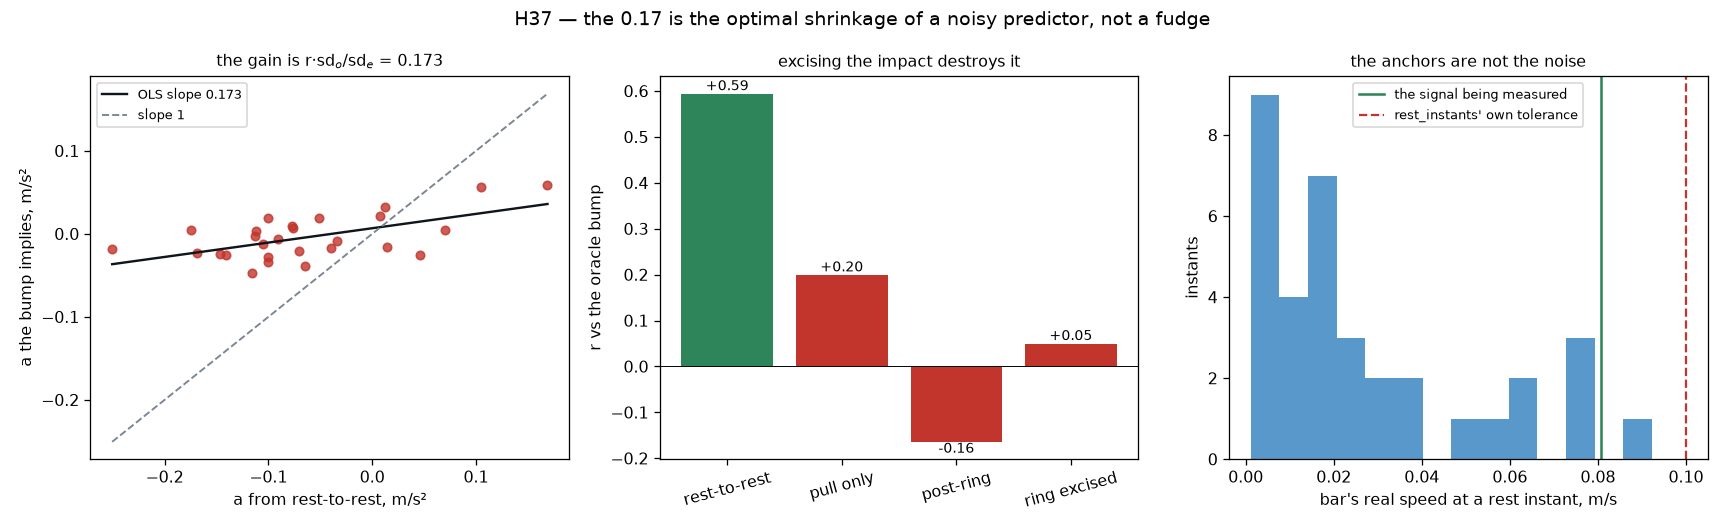

Recreate this plot in Python.
"""H37 — the 0.17 explained: it is arithmetic, and it is the right number.

H36 found that the rest-to-rest velocity change predicts the mid-rep bump
(Pearson +0.594, p = 0.001) but is 3.9x too large, and needed a gain of 0.173 to
be usable. The owner asked what that gain is. It is not a fudge and it is not a
physical scaling — it is the ordinary least-squares attenuation factor, and the
identity reproduces it to three decimals.

1. THE GAIN IS ARITHMETIC
    sd(a_oracle)                 0.0261 m/s^2
    sd(a_est)                    0.0895
    Pearson r                    +0.594
    predicted slope r*sd_o/sd_e  +0.173
    MEASURED OLS slope           +0.173

If `a_est` carries noise, the regression of the truth on it is attenuated by
exactly this factor. So the gain is not describing a physical process that
shrinks the signal by 6x; it is the statistically correct shrinkage of a noisy
predictor, and `r^2 = 0.35` says 65% of `a_est`'s variance does not map to the
bump. The question "why 0.17" becomes "what is that 65%".

2. IT IS NOT THE REST ANCHORS
`segment.rest_instants` is validated at |v| < 0.10 m/s, which sounded like it
might swamp a signal of a*span ~ 0.08 m/s. Measured against the video at the 35
rest instants the corpus holds, the bar's real speed there is a median of
**0.0168 m/s horizontally** — 0.2x the signal, and 0.3x for a difference of two.
The anchors are better than their own tolerance and are not the problem.

3. IT CANNOT BE FIXED BY EXCISING THE IMPACT, AND THAT IS THE INTERESTING PART
The obvious suspect was the landing: its impulse is not a constant acceleration,
so it should inflate `dv_h` without contributing to the bump. Split the interval
at the impact and the suspicion inverts:

    estimator                 sd      r vs oracle    p
    rest-to-rest (H36)      0.0895      +0.594     0.0011
    pull only, pre-impact   0.0881      +0.200     0.32
    post-ring only          0.4304      -0.164     0.41
    ring EXCISED            0.1010      +0.050     0.80

**Excising the ring destroys the signal entirely.** The reason is that only the
full interval brackets two instants where the TRUE velocity is zero. A
sub-interval ending at the impact does not: the bar is genuinely moving there, so
its `dv` mixes real motion with error and measures neither. The zero-velocity
bracketing is the whole validity of the measurement, and the impact sits inside
it and cannot be taken out.

4. THE LANDING AND THE TILT ARE NOT INDEPENDENT
    ring dv/T vs a_est                  r +0.684 (p = 0.0001)   47% of variance
    ring dv/T vs a_oracle (the bump)    r +0.421 (p = 0.029)
    ring dv/T vs the UNEXPLAINED part   r -0.018 (p = 0.93)

The ring explains more of `a_est` than the bump does — but it is itself
correlated with the bump, and it explains none of the residual. A larger tilt
error inflates both the bump and the apparent impulse, because the impulse is
measured in the same tilted frame. So "constant acceleration plus impulse" is
not a decomposition this data supports; the two covary and no split separates
them.

WHAT THIS MEANS FOR THE CORRECTION
-----------------------------------
The gain is doing what a gain should: shrinking a noisy but genuine predictor by
the optimal amount. Its stability across held-out captures (0.157-0.218 on eight
of nine) says it is a population parameter and not a fit to this corpus. **So it
should be treated as a calibrated constant with a known meaning, not as a fudge
factor to be explained away.**

To do better, reduce `sd(a_est)` — the leverage is entirely there, since the
gain rises toward 1 as the noise falls. Averaging over a set was tried and LOSES
(3.10 -> 3.11 against per-rep's 2.66), because the oracle `a` genuinely varies
rep to rep and averaging discards that. What would help is a less noisy velocity
error at the anchors, which is a sensing question, not an algorithmic one.

    python3 analysis/87_the_gain.py
"""
from __future__ import annotations

import sys
import warnings
from pathlib import Path

import numpy as np
from scipy import stats

ROOT = Path(__file__).resolve().parents[1]
sys.path.insert(0, str(ROOT))

from src import metrics, oracle, pipeline, segment, tracked   # noqa: E402

RAW = ROOT / "data_v2" / "raw"
TRACKED = ROOT / "data_v2" / "tracked"
OUT = ROOT / "analysis" / "87_the_gain.png"
STRAPPED = "deadlift_160x6_1_20260818"
N = 128
S = np.linspace(0.0, 1.0, N)
BUMP = S ** 2 - S
BB = float(BUMP @ BUMP)


def _resamp(a, n=N):
    s = np.linspace(0, 1, len(a))
    q = np.linspace(0, 1, n)
    return np.column_stack([np.interp(q, s, a[:, 0]), np.interp(q, s, a[:, 1])])


def collect():
    warnings.simplefilter("ignore")
    rows, anchor_v = [], []
    for csv in sorted(RAW.glob("deadlift*.csv")):
        if STRAPPED in csv.stem:
            continue
        tp = TRACKED / f"{csv.stem.rsplit('_', 1)[0]}.csv"
        if not tp.is_file():
            continue
        try:
            res = pipeline.run(csv)
            path = tracked.read(None, src=tp)
            m = metrics.vs_truth(res, path)
            rest = segment.rest_instants(res["log"], res["impacts"])
        except Exception:
            continue
        if len(rest) < 2:
            continue
        t, vel = res["log"]["t"], res["velocity"]
        axis = np.real(np.asarray(m["axis"], float))[:2]
        axis = axis / np.linalg.norm(axis)
        sign = -1.0 if m["axis_flipped"] else 1.0
        imp = sorted(res["impacts"])

        # how still the anchors really are, from the video
        off, slope = m.get("sync_offset"), m.get("sync_slope") or 1.0
        if off is not None:
            vt = (np.asarray(path["t"]) - off) / slope
            vx = np.asarray(path["x"])
            ok = np.isfinite(vt) & np.isfinite(vx)
            if ok.sum() > 10:
                d = np.gradient(vx[ok], vt[ok])
                for i in rest:
                    if vt[ok][0] <= t[i] <= vt[ok][-1]:
                        anchor_v.append(abs(float(np.interp(t[i], vt[ok], d))))

        for j in range(len(rest) - 1):
            i0, i1 = rest[j], rest[j + 1]
            best = None
            for k, (a_, z) in enumerate(res["bounds"]):
                ov = min(i1, z - 1) - max(i0, a_)
                if ov > 0 and (best is None or ov > best[0]):
                    best = (ov, k)
            if best is None:
                continue
            pr = m["per_rep"][best[1]]
            if not pr.get("covered"):
                continue
            inside = [k for k in imp if i0 < k < i1]
            if not inside:
                continue
            k_imp = inside[-1]
            dur, _ = oracle.ring_duration(res["log"], k_imp)
            k_end = min(i1, k_imp + int(dur * res["log"]["fs"]))

            def dv(a_, b_):
                return sign * float((vel[b_, :2] - vel[a_, :2]) @ axis)

            a_, z = res["bounds"][best[1]]
            T = float(t[z - 1] - t[a_])
            v = _resamp(np.asarray(pr["curve_video"], float))
            p = _resamp(np.asarray(pr["curve_pipeline"], float))
            e = ((p - p[0] + v[0]) - v)[:, 0]
            c2 = float((e @ BUMP) / BB)
            span_ex = (t[k_imp] - t[i0]) + (t[i1] - t[k_end])
            rows.append(dict(
                cap=csv.stem, T=T, a_o=2 * c2 / T ** 2,
                full=dv(i0, i1) / (t[i1] - t[i0]),
                pre=dv(i0, k_imp) / max(t[k_imp] - t[i0], 1e-6),
                post=dv(k_end, i1) / max(t[i1] - t[k_end], 1e-6),
                exring=(dv(i0, k_imp) + dv(k_end, i1)) / max(span_ex, 1e-6),
                ring=dv(k_imp, k_end)))
    return rows, np.array(anchor_v)


def main():
    rows, anchor_v = collect()
    ao = np.array([r["a_o"] for r in rows])
    ae = np.array([r["full"] for r in rows])
    r_, _ = stats.pearsonr(ao, ae)
    beta = np.polyfit(ae, ao, 1)[0]

    print(f"{len(rows)} intervals\n\n1. THE GAIN IS ARITHMETIC")
    print(f"   sd(a_oracle) {ao.std():.4f}   sd(a_est) {ae.std():.4f}")
    print(f"   Pearson r {r_:+.3f}")
    print(f"   predicted r*sd_o/sd_e = {r_ * ao.std() / ae.std():+.3f}")
    print(f"   measured OLS slope    = {beta:+.3f}")
    print(f"   r^2 = {r_**2:.2f}, so {100*(1-r_**2):.0f}% of a_est is not the bump")

    print(f"\n2. NOT THE ANCHORS — {len(anchor_v)} rest instants, video's own speed")
    print(f"   |v_h| median {np.median(anchor_v):.4f} m/s = "
          f"{np.median(anchor_v)/(ao.std()*3.1):.1f}x the signal")

    print("\n3. AND NOT REMOVABLE — split the interval at the impact")
    print(f"   {'estimator':24s} {'sd':>8s} {'r':>8s} {'p':>8s}")
    for k, lab in (("full", "rest-to-rest (H36)"), ("pre", "pull only"),
                   ("post", "post-ring only"), ("exring", "ring EXCISED")):
        x = np.array([r[k] for r in rows])
        rr, pp = stats.pearsonr(ao, x)
        print(f"   {lab:24s} {x.std():8.4f} {rr:+8.3f} {pp:8.4f}")
    print("   only the full interval brackets two TRUE zeros; a sub-interval")
    print("   ending at the impact mixes real motion with error")

    print("\n4. THE LANDING AND THE TILT COVARY")
    ring = np.array([r["ring"] for r in rows]) / np.array([r["T"] for r in rows])
    fit = np.polyfit(ae, ao, 1)
    unex = ae - (ao - fit[1]) / fit[0]
    for lab, y in (("a_est", ae), ("a_oracle (the bump)", ao),
                   ("the unexplained part", unex)):
        rr, pp = stats.pearsonr(ring, y)
        print(f"   ring dv/T vs {lab:22s} r {rr:+.3f} (p={pp:.4f})")

    figure(rows, ao, ae, ring, anchor_v, beta, r_)


def figure(rows, ao, ae, ring, anchor_v, beta, r_):
    import matplotlib
    matplotlib.use("Agg")
    import matplotlib.pyplot as plt

    fig, axs = plt.subplots(1, 3, figsize=(15, 4.6))

    ax = axs[0]
    ax.scatter(ae, ao, s=28, color="#c1352c", alpha=.8)
    xs = np.linspace(ae.min(), ae.max(), 20)
    ax.plot(xs, beta * xs + np.polyfit(ae, ao, 1)[1], color="#10151c", lw=1.5,
            label=f"OLS slope {beta:.3f}")
    ax.plot(xs, xs, ls="--", color="#7b8694", lw=1.2, label="slope 1")
    ax.set_xlabel("a from rest-to-rest, m/s²")
    ax.set_ylabel("a the bump implies, m/s²")
    ax.set_title(f"the gain is r·sd$_o$/sd$_e$ = {r_ * ao.std() / ae.std():.3f}",
                 fontsize=10)
    ax.legend(fontsize=8)

    ax = axs[1]
    names, vals = [], []
    for k, lab in (("full", "rest-to-rest"), ("pre", "pull only"),
                   ("post", "post-ring"), ("exring", "ring excised")):
        x = np.array([r[k] for r in rows])
        names.append(lab)
        vals.append(stats.pearsonr(ao, x)[0])
    cols = ["#2f855a" if v > 0.4 else "#c1352c" for v in vals]
    ax.bar(names, vals, color=cols)
    ax.axhline(0, color="k", lw=.6)
    for i, v in enumerate(vals):
        ax.text(i, v, f"{v:+.2f}", ha="center",
                va="bottom" if v > 0 else "top", fontsize=9)
    ax.set_ylabel("r vs the oracle bump")
    ax.set_title("excising the impact destroys it", fontsize=10)
    ax.tick_params(axis="x", labelrotation=15)

    ax = axs[2]
    ax.hist(anchor_v, bins=14, color="#2f7fbf", alpha=.8)
    sig = ao.std() * 3.1
    ax.axvline(sig, color="#2f855a", lw=1.6, label="the signal being measured")
    ax.axvline(0.10, color="#c1352c", lw=1.4, ls="--",
               label="rest_instants' own tolerance")
    ax.set_xlabel("bar's real speed at a rest instant, m/s")
    ax.set_ylabel("instants")
    ax.set_title("the anchors are not the noise", fontsize=10)
    ax.legend(fontsize=8)

    fig.suptitle("H37 — the 0.17 is the optimal shrinkage of a noisy predictor, "
                 "not a fudge", fontsize=12)
    fig.tight_layout()
    fig.savefig(OUT, dpi=115)
    print(f"\nwrote {OUT}")


if __name__ == "__main__":
    main()
